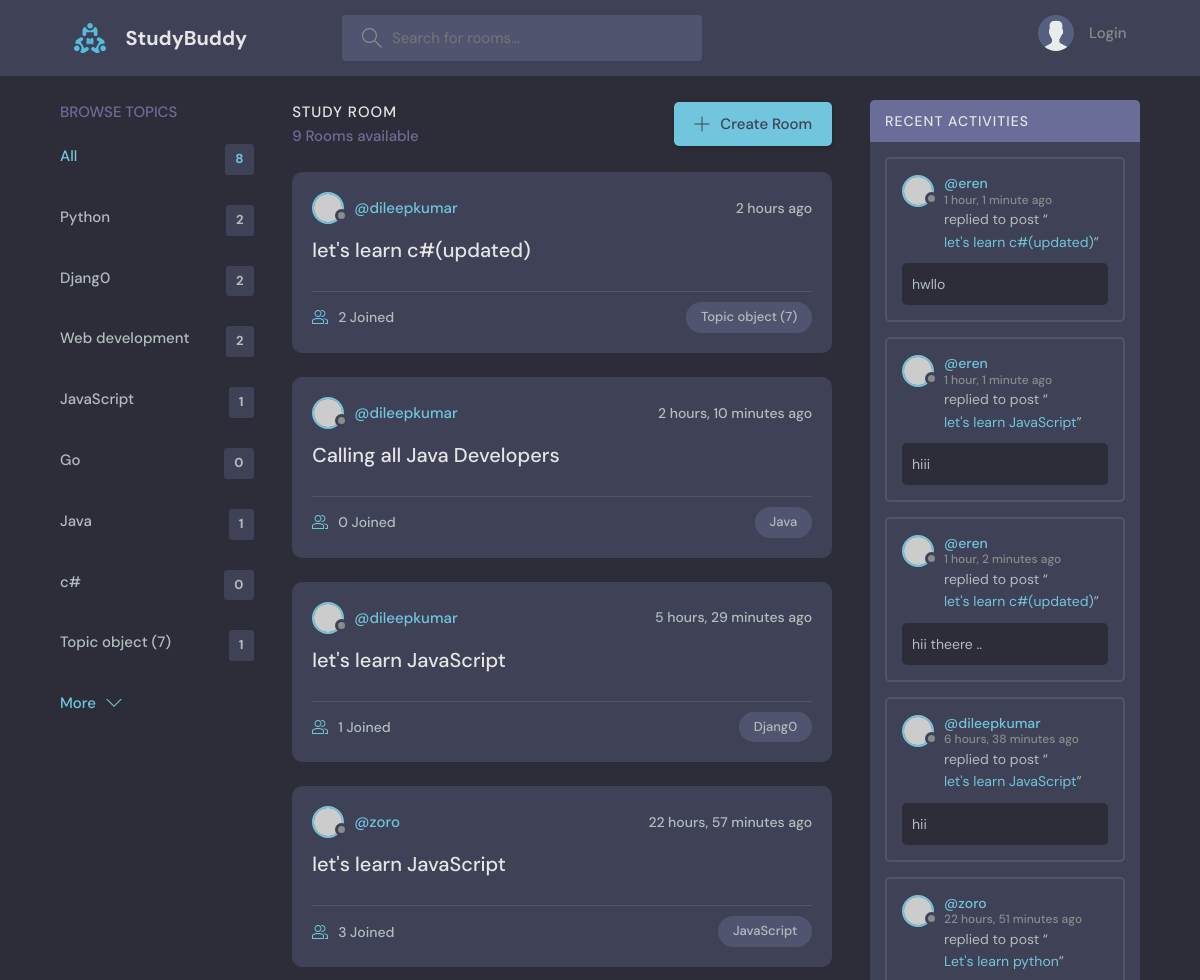
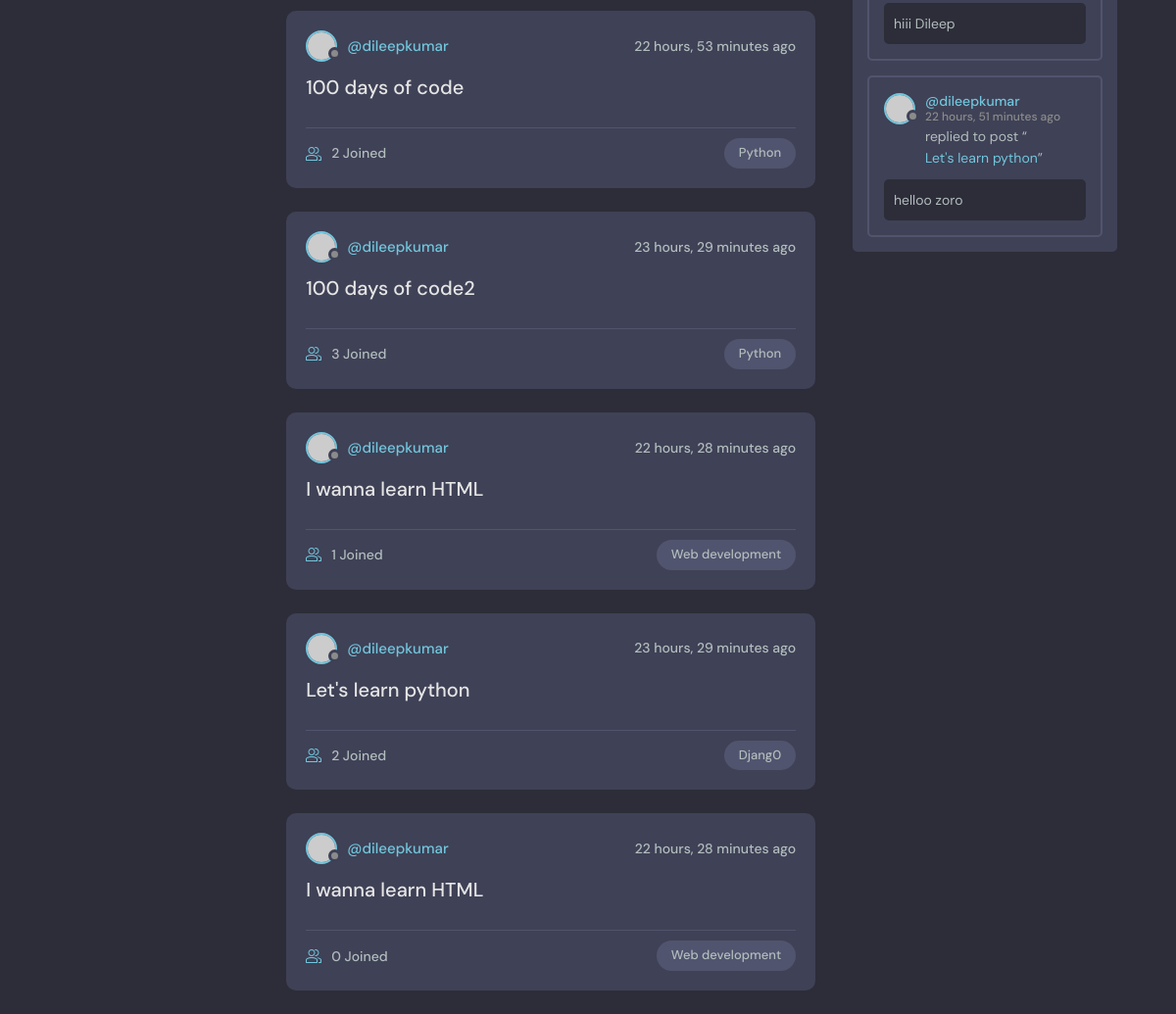
The page / on the database its author committed (2 pictures, top to bottom).
### base/models.py (models this page shows, shortened)
class Topic(models.Model):
    name=models.CharField(max_length=200)

class Room(models.Model):
    host=models.ForeignKey(User, on_delete=models.SET_NULL, null=True)
    topic=models.ForeignKey(Topic, on_delete=models.SET_NULL, null=True)
    name=models.CharField(max_length=200)
    description=models.TextField(null=True, blank=True)
    participants=models.ManyToManyField(User, related_name='participants' , blank=True)
    updated= models.DateTimeField(auto_now=True)
    created= models.DateTimeField(auto_now_add=True)
    class Meta:
        ordering= ['-updated','created']
    def __str__(self):
        return self.name

class Message(models.Model):
    user= models.ForeignKey(User, on_delete=models.CASCADE)
    Room=models.ForeignKey(Room, on_delete=models.CASCADE)
    body=models.TextField()
    updated= models.DateTimeField(auto_now=True)
    created= models.DateTimeField(auto_now_add=True)
    class Meta:
        ordering= ['-updated','created']

### base/views.py (the view)
# urls.py: path('', views.home ,name="base-home"),
def home(request):
    q=request.GET.get('q') if request.GET.get('q') !=None else  ''
    rooms=Room.objects.filter(
        Q(topic__name__icontains=q) |
        Q(name__contains=q)|
        Q(description__icontains=q)
        )
    topics=Topic.objects.all()
    rooms_count=rooms.count()
    room_messages=Message.objects.filter(Q(Room__topic__name__icontains=q))
    context={'rooms':rooms,'topics':topics,'rooms_count':rooms_count,'room_messages':room_messages}
    return render(request, 'base/home.html', context)

### base/templates/base/home.html (shortened to what this page needs)
{% extends 'main.html' %}
{% block content%}
    <main class="layout layout--3">
      <div class="container">
        {% include 'base/topics_component.html' %}
        <div class="roomList">
          <div class="roomList__header">
            <div>
              <h2>Study Room</h2>
              <p>{{rooms_count}} Rooms available</p>
            </div>
            <a class="btn btn--main" href="{% url 'create-room' %}">
              <svg version="1.1" xmlns="http://www.w3.org/2000/svg" width="32" height="32" viewBox="0 0 32 32">
                <title>add</title>
                <path
                  d="M16.943 0.943h-1.885v14.115h-14.115v1.885h14.115v14.115h1.885v-14.115h14.115v-1.885h-14.115v-14.115z"
                ></path>
              </svg>
              Create Room
            </a>
          </div>
          {%include 'base/feed_component.html' %}
        </div>
         {% include 'base/activity_component.html' %}
      </div>
    </main>
{%endblock %}

### base/templates/base/topics_component.html
<div class="topics">
    <div class="topics__header">
      <h2>Browse Topics</h2>
    </div>
    <ul class="topics__list">
      <li>
        <a href="{% url  'base-home' %}" class="active">All <span>{{topics.count}}</span></a>
      </li>
      {% for topic in topics %}
      <li>
        <a href="{% url 'base-home' %}?q={{topic.name}}">{{topic.name}}<span>{{topic.room_set.all.count}}</span></a>
      </li>
      {% endfor %}
    </ul>
    <a class="btn btn--link" href="topics.html">
      More
      <svg version="1.1" xmlns="http://www.w3.org/2000/svg" width="32" height="32" viewBox="0 0 32 32">
        <title>chevron-down</title>
        <path d="M16 21l-13-13h-3l16 16 16-16h-3l-13 13z"></path>
      </svg>
    </a>
  </div>

### base/templates/base/feed_component.html (shortened to what this page needs)
{% for room in rooms %}
<div class="roomListRoom">
    <div class="roomListRoom__header">
      <a href="{% url 'user-profile' room.host.id %}" class="roomListRoom__author">
        <div class="avatar avatar--small">
          <img src="https://randomuser.me/api/portraits/women/11.jpg" />
        </div>
        <span>@{{room.host.username}}</span>
      </a>
      <div class="roomListRoom__actions">
        <span>{{room.created|timesince}} ago</span>
      </div>
    </div>
    <div class="roomListRoom__content">
      <a href="{% url 'room' room.id %}">{{room.name}}</a>
    </div>
    <div class="roomListRoom__meta">
      <a href="{% url 'room' room.id %}" class="roomListRoom__joined">
        {{room.participants.all.count}} Joined
      </a>
      <p class="roomListRoom__topic">{{room.topic.name}}</p>
    </div>
  </div>
{% endfor %}

### base/templates/base/activity_component.html (shortened to what this page needs)
<div class="activities">
    <div class="activities__header">
      <h2>Recent Activities</h2>
    </div>
    {% for message in room_messages %}
    <div class="activities__box">
      <div class="activities__boxHeader roomListRoom__header">
        <a href="{% url 'user-profile' message.user.id %}" class="roomListRoom__author">
          <div class="avatar avatar--small">
            <img src="https://randomuser.me/api/portraits/women/11.jpg" />
          </div>
          <p>
            @{{message.user}}
            <span> {{message.created|timesince}} ago</span>
          </p>
        </a>
      </div>
      <div class="activities__boxContent">
        <p>replied to post “<a href="{% url 'room' message.Room.id %}">{{message.Room}}</a>”</p>
        <div class="activities__boxRoomContent">
            {{message.body}}
        </div>
      </div>
    </div>
    {%endfor%}
  </div>

### rows shown on the page
Topic: name "Python", room_set.all.count "2"
Topic: name "Djang0", room_set.all.count "2"
Topic: name "Web development", room_set.all.count "2"
Topic: name "JavaScript", room_set.all.count "1"
Topic: name "Go", room_set.all.count "0"
Topic: name "Java", room_set.all.count "1"
Topic: name "c#", room_set.all.count "0"
Topic: name "Topic object (7)", room_set.all.count "1"
Room: host.username "dileepkumar", created "2 hours", name "let's learn c#(updated)", participants.all.count "2", topic.name "Topic object (7)"
Room: host.username "dileepkumar", created "2 hours, 10 minutes", name "Calling all Java Developers", participants.all.count "0", topic.name "Java"
Room: host.username "dileepkumar", created "5 hours, 29 minutes", name "let's learn JavaScript", participants.all.count "1", topic.name "Djang0"
Room: host.username "zoro", created "22 hours, 57 minutes", name "let's learn JavaScript", participants.all.count "3", topic.name "JavaScript"
Room: host.username "dileepkumar", created "22 hours, 53 minutes", name "100 days of code", participants.all.count "2", topic.name "Python"
Room: host.username "dileepkumar", created "23 hours, 29 minutes", name "100 days of code2", participants.all.count "3", topic.name "Python"
Room: host.username "dileepkumar", created "22 hours, 28 minutes", name "I wanna learn HTML", participants.all.count "1", topic.name "Web development"
Room: host.username "dileepkumar", created "23 hours, 29 minutes", name "Let's learn python", participants.all.count "2", topic.name "Djang0"
Room: host.username "dileepkumar", created "22 hours, 28 minutes", name "I wanna learn HTML", participants.all.count "0", topic.name "Web development"
Message: user "eren", created "1 hour, 1 minute", Room "let's learn c#(updated)", body "hwllo"
Message: user "eren", created "1 hour, 1 minute", Room "let's learn JavaScript", body "hiii"
Message: user "eren", created "1 hour, 2 minutes", Room "let's learn c#(updated)", body "hii theere .."
Message: user "dileepkumar", created "6 hours, 38 minutes", Room "let's learn JavaScript", body "hii"
Message: user "zoro", created "22 hours, 51 minutes", Room "Let's learn python", body "hiii Dileep"
Message: user "dileepkumar", created "22 hours, 51 minutes", Room "Let's learn python", body "helloo zoro"

### other values the page prints
{{ topics.count }} "8"
{{ rooms_count }} "9"
